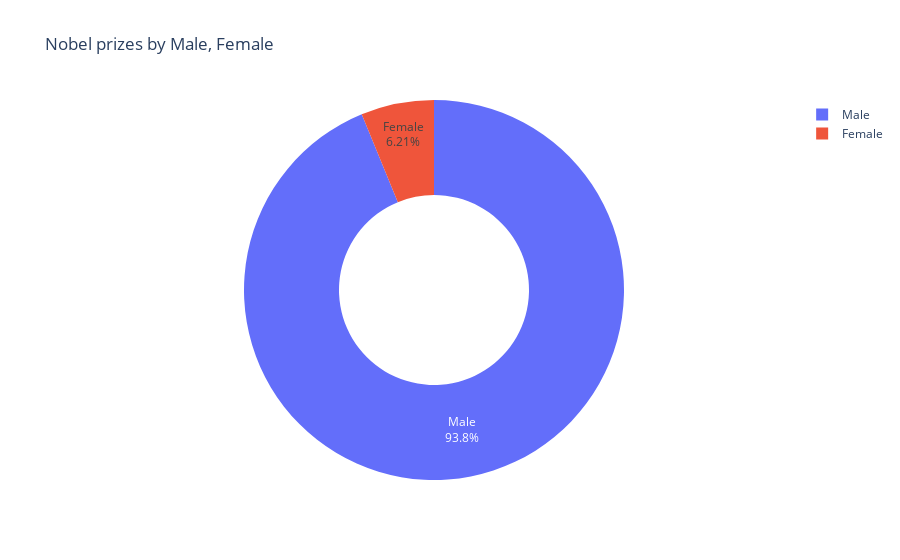

Notebook code cell kept with this figure:
### Code cell
fig = px.pie(labels = sex_df.index,
             values = sex_df.values,
             title = "Nobel prizes by Male, Female",
             names = sex_df.index,
             hole = 0.5,
)
fig.update_traces(textposition = 'inside', textinfo = 'percent+label')

fig.show()

### Figure 1 — Plotly figure (JSON) as saved in the notebook; plotly's stock layout.template omitted (floating-point values rounded to 4 significant figures)
{"data": [{"domain": {"x": [0, 1], "y": [0, 1]}, "hole": 0.5, "hovertemplate": "label=%{label}<br>value=%{value}<extra></extra>", "labels": ["Male", "Female"], "legendgroup": "", "name": "", "showlegend": true, "textinfo": "percent+label", "textposition": "inside", "type": "pie", "values": [876, 58]}], "layout": {"legend": {"tracegroupgap": 0}, "title": {"text": "Nobel prizes by Male, Female"}}}
